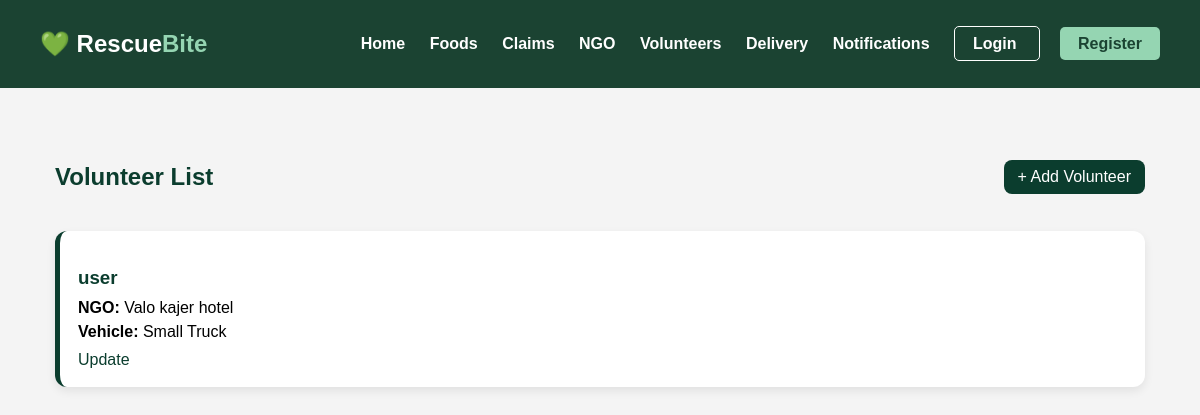
Page /ngo/volunteers/ on the earlier database version.
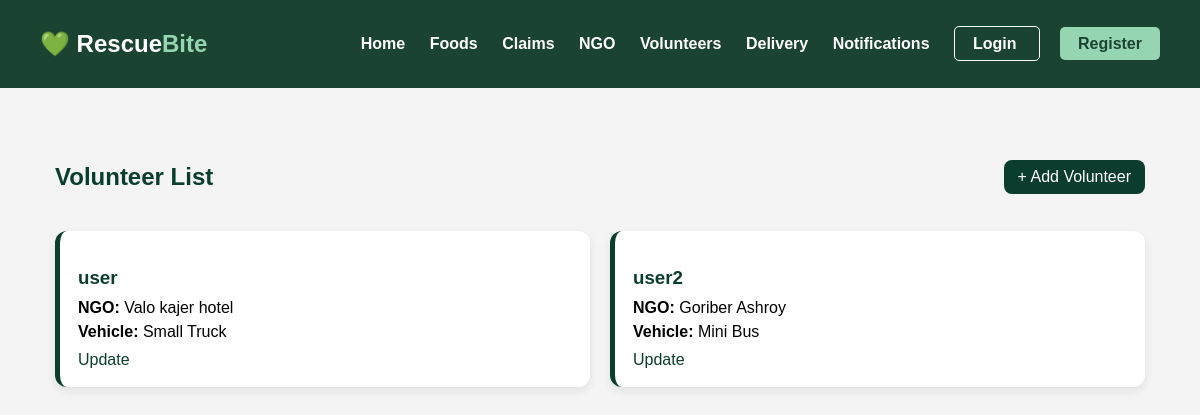
Same page on the later database version.
### ngo/models.py (models this page shows, shortened)
class Volunteer(models.Model):
    user = models.OneToOneField(User,
                                on_delete=models.CASCADE)
    ngo = models.ForeignKey(NGO,
                            on_delete=models.CASCADE)
    vehicle = models.CharField(max_length=100)

class NGO(models.Model):
    user = models.OneToOneField(User,
                                on_delete=models.CASCADE)
    ngo_name = models.CharField(max_length=100)
    def __str__(self):
        return self.ngo_name

### ngo/views.py (the view)
def volunteer_list(request):
    volunteers = Volunteer.objects.all()
    return render(request,
                  'ngo/volunteer_list.html',
                  {'volunteers': volunteers})

### ngo/templates/ngo/volunteer_list.html
{% extends 'base.html' %}
{% block content %}
<div class="volunteer-page">
    <div class="volunteer-header">
        <h2>Volunteer List</h2>
        <a class="add-btn" href="/ngo/create-volunteer/">
            + Add Volunteer
        </a>
    </div>
    <div class="volunteer-grid">
        {% for v in volunteers %}
        <div class="volunteer-card">
            <h3>{{ v.user.username }}</h3>
            <p><b>NGO:</b> {{ v.ngo }}</p>
            <p><b>Vehicle:</b> {{ v.vehicle }}</p>
            <div class="actions">
                <a href="/ngo/update-volunteer/{{ v.id }}/">Update</a>
            </div>
        </div>
        {% endfor %}
    </div>
</div>
{% endblock %}

Differences in the rows shown:
added Volunteer: user.username "user2", ngo "Goriber Ashroy", vehicle "Mini Bus"
